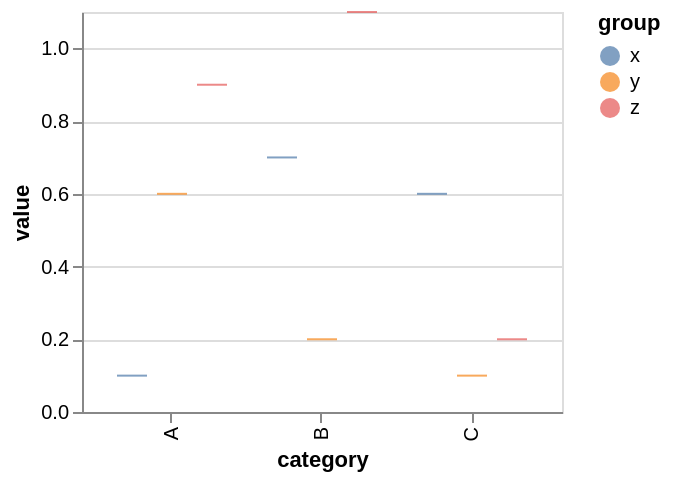

The specification (Vega-Lite) saved for this image:
### Vega specification from a JSON file in a GitHub repository (floating-point values rounded to 4 significant figures)
{"$schema": "https://vega.github.io/schema/vega/v5.json", "background": "white", "padding": 5, "height": 200, "style": "cell", "data": [{"name": "source_0", "values": [{"category": "A", "group": "x", "value": 0.1}, {"category": "A", "group": "y", "value": 0.6}, {"category": "A", "group": "z", "value": 0.9}, {"category": "B", "group": "x", "value": 0.7}, {"category": "B", "group": "y", "value": 0.2}, {"category": "B", "group": "z", "value": 1.1}, {"category": "C", "group": "x", "value": 0.6}, {"category": "C", "group": "y", "value": 0.1}, {"category": "C", "group": "z", "value": 0.2}]}, {"name": "data_0", "source": "source_0", "transform": [{"type": "filter", "expr": "isValid(datum[\"value\"]) && isFinite(+datum[\"value\"])"}]}], "signals": [{"name": "x_step", "update": "20 * domain('xOffset').length / (1-0.2)"}, {"name": "width", "update": "bandspace(domain('x').length, 0.2, 0.2) * x_step"}], "marks": [{"name": "marks", "type": "rect", "style": ["tick"], "from": {"data": "data_0"}, "encode": {"update": {"opacity": {"value": 0.7}, "fill": {"scale": "color", "field": "group"}, "ariaRoleDescription": {"value": "tick"}, "description": {"signal": "\"category: \" + (isValid(datum[\"category\"]) ? datum[\"category\"] : \"\"+datum[\"category\"]) + \"; value: \" + (format(datum[\"value\"], \"\")) + \"; group: \" + (isValid(datum[\"group\"]) ? datum[\"group\"] : \"\"+datum[\"group\"])"}, "xc": {"scale": "x", "field": "category", "offset": {"scale": "xOffset", "field": "group"}}, "yc": {"scale": "y", "field": "value"}, "width": {"value": 15}, "height": {"value": 1}}}}], "scales": [{"name": "x", "type": "band", "domain": {"data": "data_0", "field": "category", "sort": true}, "range": {"step": {"signal": "x_step"}}, "paddingInner": 0.2, "paddingOuter": 0.2}, {"name": "y", "type": "linear", "domain": {"data": "data_0", "field": "value"}, "range": [{"signal": "height"}, 0], "nice": true, "zero": true}, {"name": "xOffset", "type": "point", "domain": {"data": "data_0", "field": "group", "sort": true}, "range": {"step": 20}, "paddingOuter": 0.5}, {"name": "color", "type": "ordinal", "domain": {"data": "data_0", "field": "group", "sort": true}, "range": "category"}], "axes": [{"scale": "y", "orient": "left", "gridScale": "x", "grid": true, "tickCount": {"signal": "ceil(height/40)"}, "domain": false, "labels": false, "aria": false, "maxExtent": 0, "minExtent": 0, "ticks": false, "zindex": 0}, {"scale": "x", "orient": "bottom", "grid": false, "title": "category", "labelAlign": "right", "labelAngle": 270, "labelBaseline": "middle", "zindex": 0}, {"scale": "y", "orient": "left", "grid": false, "title": "value", "labelOverlap": true, "tickCount": {"signal": "ceil(height/40)"}, "zindex": 0}], "legends": [{"fill": "color", "symbolType": "circle", "title": "group", "encode": {"symbols": {"update": {"opacity": {"value": 0.7}}}}}]}
